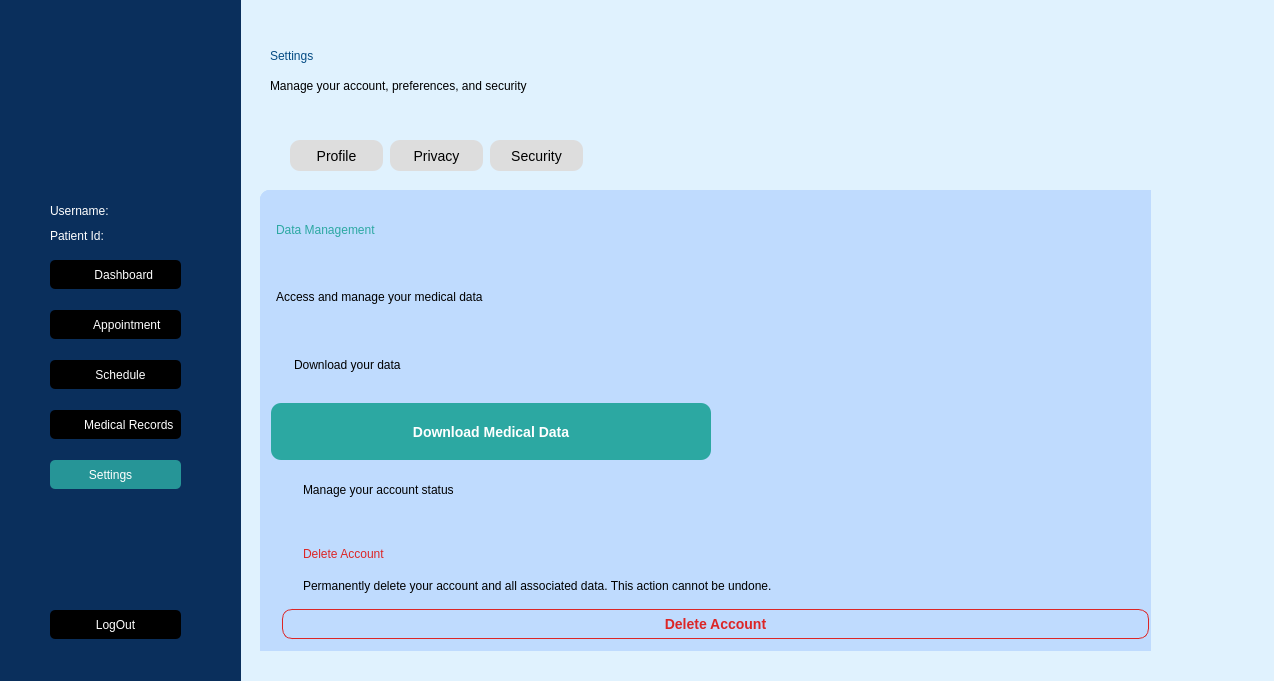
<?xml version="1.0" encoding="UTF-8"?>
<ui version="4.0">
 <class>setting</class>
 <widget class="QWidget" name="setting">
  <property name="geometry">
   <rect>
    <x>0</x>
    <y>0</y>
    <width>1274</width>
    <height>681</height>
   </rect>
  </property>
  <property name="windowTitle">
   <string>Form</string>
  </property>
  <property name="styleSheet">
   <string notr="true">#setting{
	background-color:#e0f2fe;
}</string>
  </property>
  <widget class="QFrame" name="frame">
   <property name="geometry">
    <rect>
     <x>-10</x>
     <y>-10</y>
     <width>251</width>
     <height>741</height>
    </rect>
   </property>
   <property name="styleSheet">
    <string notr="true">frame{
background-color:#0A2F5C;
}</string>
   </property>
   <property name="frameShape">
    <enum>QFrame::Shape::StyledPanel</enum>
   </property>
   <property name="frameShadow">
    <enum>QFrame::Shadow::Raised</enum>
   </property>
   <widget class="QLabel" name="profile">
    <property name="geometry">
     <rect>
      <x>70</x>
      <y>60</y>
      <width>141</width>
      <height>131</height>
     </rect>
    </property>
    <property name="styleSheet">
     <string notr="true">front{
	border-radus;20px
}</string>
    </property>
    <property name="text">
     <string/>
    </property>
    <property name="pixmap">
     <pixmap resource="image.qrc">:/image/resourse/profile.jpg</pixmap>
    </property>
   </widget>
   <widget class="QLabel" name="background">
    <property name="geometry">
     <rect>
      <x>2</x>
      <y>-1</y>
      <width>251</width>
      <height>751</height>
     </rect>
    </property>
    <property name="styleSheet">
     <string notr="true">#background{
background-color:#0A2F5C;

}</string>
    </property>
    <property name="text">
     <string/>
    </property>
   </widget>
   <widget class="QPushButton" name="Dashboard">
    <property name="geometry">
     <rect>
      <x>60</x>
      <y>270</y>
      <width>131</width>
      <height>29</height>
     </rect>
    </property>
    <property name="styleSheet">
     <string notr="true">QPushButton{
	background-color:black;
		color:#fff;
	font: 9pt &quot;Roboto&quot;;
border-radius:5px;
	
	
}</string>
    </property>
    <property name="text">
     <string>     Dashboard</string>
    </property>
   </widget>
   <widget class="QPushButton" name="Schedule">
    <property name="geometry">
     <rect>
      <x>60</x>
      <y>370</y>
      <width>131</width>
      <height>29</height>
     </rect>
    </property>
    <property name="styleSheet">
     <string notr="true">QPushButton{
	background-color:black;
		color:#fff;
	font: 9pt &quot;Roboto&quot;;
border-radius:5px;
	
	
}</string>
    </property>
    <property name="text">
     <string>   Schedule</string>
    </property>
   </widget>
   <widget class="QPushButton" name="Appointment">
    <property name="geometry">
     <rect>
      <x>60</x>
      <y>320</y>
      <width>131</width>
      <height>29</height>
     </rect>
    </property>
    <property name="styleSheet">
     <string notr="true">QPushButton{
	background-color:black;
		color:#fff;
	font: 9pt &quot;Roboto&quot;;
border-radius:5px;
	
	
}</string>
    </property>
    <property name="text">
     <string>       Appointment</string>
    </property>
   </widget>
   <widget class="QPushButton" name="Settings">
    <property name="geometry">
     <rect>
      <x>60</x>
      <y>470</y>
      <width>131</width>
      <height>29</height>
     </rect>
    </property>
    <property name="styleSheet">
     <string notr="true">

QPushButton{
	background-color:#269597;
	color:#fff;
	font: 9pt &quot;Roboto&quot;;
	border-radius:5px;
}</string>
    </property>
    <property name="text">
     <string>Settings   </string>
    </property>
   </widget>
   <widget class="QPushButton" name="Medical_records">
    <property name="geometry">
     <rect>
      <x>60</x>
      <y>420</y>
      <width>131</width>
      <height>29</height>
     </rect>
    </property>
    <property name="styleSheet">
     <string notr="true">QPushButton{
	background-color:black;
		color:#fff;
	font: 9pt &quot;Roboto&quot;;
border-radius:5px;
	
}
</string>
    </property>
    <property name="text">
     <string>        Medical Records</string>
    </property>
   </widget>
   <widget class="QPushButton" name="logOut">
    <property name="geometry">
     <rect>
      <x>60</x>
      <y>620</y>
      <width>131</width>
      <height>29</height>
     </rect>
    </property>
    <property name="styleSheet">
     <string notr="true">QPushButton{
	background-color:black;
		color:#fff;
	font: 9pt &quot;Roboto&quot;;
border-radius:5px;
	
}</string>
    </property>
    <property name="text">
     <string>LogOut</string>
    </property>
   </widget>
   <widget class="QLabel" name="label_8">
    <property name="geometry">
     <rect>
      <x>70</x>
      <y>270</y>
      <width>31</width>
      <height>31</height>
     </rect>
    </property>
    <property name="text">
     <string/>
    </property>
    <property name="pixmap">
     <pixmap resource="image.qrc">:/icon/icons/dashboard.png</pixmap>
    </property>
   </widget>
   <widget class="QLabel" name="label_9">
    <property name="geometry">
     <rect>
      <x>70</x>
      <y>320</y>
      <width>21</width>
      <height>31</height>
     </rect>
    </property>
    <property name="text">
     <string/>
    </property>
    <property name="pixmap">
     <pixmap resource="image.qrc">:/icon/icons/appointment.png</pixmap>
    </property>
   </widget>
   <widget class="QLabel" name="label_10">
    <property name="geometry">
     <rect>
      <x>70</x>
      <y>420</y>
      <width>21</width>
      <height>31</height>
     </rect>
    </property>
    <property name="text">
     <string/>
    </property>
    <property name="pixmap">
     <pixmap resource="image.qrc">:/icon/icons/medical.png</pixmap>
    </property>
   </widget>
   <widget class="QLabel" name="label_11">
    <property name="geometry">
     <rect>
      <x>69</x>
      <y>370</y>
      <width>21</width>
      <height>31</height>
     </rect>
    </property>
    <property name="text">
     <string/>
    </property>
    <property name="pixmap">
     <pixmap resource="image.qrc">:/icon/icons/schedule.png</pixmap>
    </property>
   </widget>
   <widget class="QLabel" name="label_15">
    <property name="geometry">
     <rect>
      <x>150</x>
      <y>470</y>
      <width>21</width>
      <height>31</height>
     </rect>
    </property>
    <property name="text">
     <string/>
    </property>
    <property name="pixmap">
     <pixmap resource="image.qrc">:/icon/icons/setting.png</pixmap>
    </property>
   </widget>
   <widget class="QLabel" name="label_16">
    <property name="geometry">
     <rect>
      <x>70</x>
      <y>620</y>
      <width>31</width>
      <height>31</height>
     </rect>
    </property>
    <property name="text">
     <string/>
    </property>
    <property name="pixmap">
     <pixmap resource="image.qrc">:/icon/icons/logout.png</pixmap>
    </property>
   </widget>
   <widget class="QLabel" name="usernameLabel">
    <property name="geometry">
     <rect>
      <x>60</x>
      <y>200</y>
      <width>191</width>
      <height>41</height>
     </rect>
    </property>
    <property name="styleSheet">
     <string notr="true">background-color:transparent;
color:white
;
font: 12pt &quot;Segoe UI&quot;;
	border:none;</string>
    </property>
    <property name="text">
     <string>Username:</string>
    </property>
   </widget>
   <widget class="QLabel" name="patientIdLabel">
    <property name="geometry">
     <rect>
      <x>60</x>
      <y>230</y>
      <width>171</width>
      <height>31</height>
     </rect>
    </property>
    <property name="styleSheet">
     <string notr="true">background-color:transparent;
color:white
;
font: 12pt &quot;Segoe UI&quot;;
	border:none;</string>
    </property>
    <property name="text">
     <string>Patient Id:</string>
    </property>
   </widget>
   <zorder>background</zorder>
   <zorder>profile</zorder>
   <zorder>Dashboard</zorder>
   <zorder>Schedule</zorder>
   <zorder>Appointment</zorder>
   <zorder>Settings</zorder>
   <zorder>Medical_records</zorder>
   <zorder>logOut</zorder>
   <zorder>label_8</zorder>
   <zorder>label_9</zorder>
   <zorder>label_10</zorder>
   <zorder>label_11</zorder>
   <zorder>label_15</zorder>
   <zorder>label_16</zorder>
   <zorder>usernameLabel</zorder>
   <zorder>patientIdLabel</zorder>
  </widget>
  <widget class="QStackedWidget" name="stackedWidget">
   <property name="geometry">
    <rect>
     <x>260</x>
     <y>190</y>
     <width>891</width>
     <height>461</height>
    </rect>
   </property>
   <property name="styleSheet">
    <string notr="true">
	background-color:#bfdbfe;
border-radius:10px;
</string>
   </property>
   <property name="currentIndex">
    <number>1</number>
   </property>
   <widget class="QWidget" name="Profile_2">
    <property name="styleSheet">
     <string notr="true">#Profile_2{
	background-color:rgb(255, 255, 255);


}</string>
    </property>
    <widget class="QScrollArea" name="scrollArea">
     <property name="geometry">
      <rect>
       <x>0</x>
       <y>0</y>
       <width>891</width>
       <height>461</height>
      </rect>
     </property>
     <property name="styleSheet">
      <string notr="true">
	background-color:#bfdbfe;
border-radius:10px;
</string>
     </property>
     <property name="widgetResizable">
      <bool>true</bool>
     </property>
     <widget class="QWidget" name="scrollAreaWidgetContents">
      <property name="geometry">
       <rect>
        <x>0</x>
        <y>0</y>
        <width>891</width>
        <height>461</height>
       </rect>
      </property>
      <property name="styleSheet">
       <string notr="true">QWidget{
	background-color:#bfdbfe;
	padding:2px;
	margin:8px;

}</string>
      </property>
      <layout class="QGridLayout" name="gridLayout">
       <item row="4" column="0">
        <widget class="QLabel" name="dob">
         <property name="styleSheet">
          <string notr="true">background-color:transparent;
color:black
;
font: 12pt &quot;Segoe UI&quot;;
	border:none;</string>
         </property>
         <property name="text">
          <string>Date of Birth</string>
         </property>
        </widget>
       </item>
       <item row="4" column="2" colspan="2">
        <widget class="QLabel" name="gender">
         <property name="styleSheet">
          <string notr="true">background-color:transparent;
color:black
;
font: 12pt &quot;Segoe UI&quot;;
	border:none;</string>
         </property>
         <property name="text">
          <string>Gender</string>
         </property>
        </widget>
       </item>
       <item row="3" column="0">
        <widget class="QLabel" name="email">
         <property name="styleSheet">
          <string notr="true">background-color:transparent;
color:black
;
font: 12pt &quot;Segoe UI&quot;;
	border:none;</string>
         </property>
         <property name="text">
          <string>Email Address</string>
         </property>
        </widget>
       </item>
       <item row="3" column="2" colspan="2">
        <widget class="QLabel" name="phone">
         <property name="styleSheet">
          <string notr="true">background-color:transparent;
color:black
;
font: 12pt &quot;Segoe UI&quot;;
	border:none;</string>
         </property>
         <property name="text">
          <string>Phone Number</string>
         </property>
        </widget>
       </item>
       <item row="0" column="0">
        <widget class="QLabel" name="text_2">
         <property name="sizePolicy">
          <sizepolicy hsizetype="Preferred" vsizetype="Fixed">
           <horstretch>0</horstretch>
           <verstretch>40</verstretch>
          </sizepolicy>
         </property>
         <property name="styleSheet">
          <string notr="true">#text_2{
	
	font: 800 12pt &quot;Roboto&quot;;
	background:transparent;color:black;
	
}
</string>
         </property>
         <property name="text">
          <string>PROFILE</string>
         </property>
        </widget>
       </item>
       <item row="1" column="0" colspan="2">
        <widget class="QLabel" name="fname">
         <property name="styleSheet">
          <string notr="true">background-color:transparent;
color:black
;
font: 12pt &quot;Segoe UI&quot;;
	border:none;</string>
         </property>
         <property name="text">
          <string>First Name:</string>
         </property>
        </widget>
       </item>
       <item row="1" column="2">
        <widget class="QLabel" name="lname">
         <property name="styleSheet">
          <string notr="true">background-color:transparent;
color:black
;
font: 12pt &quot;Segoe UI&quot;;
	border:none;</string>
         </property>
         <property name="text">
          <string>Last Name:</string>
         </property>
        </widget>
       </item>
       <item row="5" column="0" colspan="2">
        <widget class="QLabel" name="home">
         <property name="styleSheet">
          <string notr="true">background-color:transparent;
color:black
;
font: 12pt &quot;Segoe UI&quot;;
	border:none;</string>
         </property>
         <property name="text">
          <string>Home Address</string>
         </property>
        </widget>
       </item>
       <item row="5" column="2">
        <widget class="QLabel" name="bgroup">
         <property name="styleSheet">
          <string notr="true">background-color:transparent;
color:black
;
font: 12pt &quot;Segoe UI&quot;;
	border:none;</string>
         </property>
         <property name="text">
          <string>Blood group</string>
         </property>
        </widget>
       </item>
      </layout>
     </widget>
    </widget>
   </widget>
   <widget class="QWidget" name="Privacy_2">
    <property name="styleSheet">
     <string notr="true">background-color:#bfdbfe;</string>
    </property>
    <widget class="QScrollArea" name="scrollArea_3">
     <property name="geometry">
      <rect>
       <x>0</x>
       <y>0</y>
       <width>911</width>
       <height>471</height>
      </rect>
     </property>
     <property name="styleSheet">
      <string notr="true">
background-color:#bfdbfe;

</string>
     </property>
     <property name="widgetResizable">
      <bool>true</bool>
     </property>
     <widget class="QWidget" name="scrollAreaWidgetContents_4">
      <property name="geometry">
       <rect>
        <x>0</x>
        <y>0</y>
        <width>911</width>
        <height>471</height>
       </rect>
      </property>
      <property name="styleSheet">
       <string notr="true">QWidget{
	background-color:#bfdbfe;
	border-radius:10px;
	padding:2px;
	margin:2px;

}</string>
      </property>
      <layout class="QGridLayout" name="gridLayout_4">
       <item row="0" column="0">
        <widget class="QLabel" name="text_pass_3">
         <property name="styleSheet">
          <string notr="true">QLabel{
	
	font: 600 14pt &quot;Roboto&quot;;
	background:transparent;
color:rgb(44, 168, 162);
	
}
</string>
         </property>
         <property name="text">
          <string>Data Management</string>
         </property>
        </widget>
       </item>
       <item row="2" column="0">
        <widget class="QLabel" name="label_27">
         <property name="styleSheet">
          <string notr="true">QLabel{
	margin-left:20px;	
	font: 600 12pt &quot;Roboto&quot;;
	background:transparent;
	color:black;
}
</string>
         </property>
         <property name="text">
          <string>Download your data</string>
         </property>
        </widget>
       </item>
       <item row="4" column="0" colspan="2">
        <widget class="QWidget" name="widget_8" native="true">
         <property name="styleSheet">
          <string notr="true">QWidget{
	background-color:#bfdbfef;
	border-radius:10px;

		margin:4px;

}</string>
         </property>
         <layout class="QVBoxLayout" name="verticalLayout_6">
          <item>
           <widget class="QLabel" name="label_20">
            <property name="styleSheet">
             <string notr="true">QLabel{
	margin-left:20px;	
	font: 600 12pt &quot;Roboto&quot;;
	background:transparent;
color:black;
	
}
</string>
            </property>
            <property name="text">
             <string>Manage your account status</string>
            </property>
           </widget>
          </item>
          <item>
           <widget class="QLabel" name="label_2">
            <property name="text">
             <string/>
            </property>
           </widget>
          </item>
          <item>
           <widget class="QLabel" name="label_23">
            <property name="styleSheet">
             <string notr="true">QLabel{
	margin-left:20px;		
	font: 800 10pt &quot;Roboto&quot;;
	background:transparent;
	color:rgb(220, 38, 38);
	
}
</string>
            </property>
            <property name="text">
             <string>Delete Account</string>
            </property>
           </widget>
          </item>
          <item>
           <widget class="QLabel" name="label_24">
            <property name="styleSheet">
             <string notr="true">QLabel{
	
	font: 10pt &quot;Roboto&quot;;
	 margin-left: 20px;
color:black;
}</string>
            </property>
            <property name="text">
             <string>Permanently delete your account and all associated data. This action cannot be undone.</string>
            </property>
           </widget>
          </item>
          <item>
           <widget class="QPushButton" name="delete_2">
            <property name="sizePolicy">
             <sizepolicy hsizetype="Minimum" vsizetype="Minimum">
              <horstretch>0</horstretch>
              <verstretch>0</verstretch>
             </sizepolicy>
            </property>
            <property name="styleSheet">
             <string notr="true">QPushButton {
        background-color: #bfdbfe;
        color: 	rgb(220, 38, 38);
		border:1px solid rgb(220, 38, 38);
        border-radius: 10px;
        font-family: 'Segoe UI';
        font-size: 14px;
        font-weight: bold;
        padding: 6px 12px;
    }</string>
            </property>
            <property name="text">
             <string>Delete Account</string>
            </property>
           </widget>
          </item>
         </layout>
        </widget>
       </item>
       <item row="1" column="0">
        <widget class="QLabel" name="text_10">
         <property name="styleSheet">
          <string notr="true">QLabel{
	
	font: 300 11pt &quot;Roboto&quot;;
	background:transparent;
color:black;
	
}
</string>
         </property>
         <property name="text">
          <string>Access and manage your medical data</string>
         </property>
        </widget>
       </item>
       <item row="3" column="0">
        <widget class="QPushButton" name="download">
         <property name="sizePolicy">
          <sizepolicy hsizetype="Minimum" vsizetype="Minimum">
           <horstretch>0</horstretch>
           <verstretch>0</verstretch>
          </sizepolicy>
         </property>
         <property name="styleSheet">
          <string notr="true">QPushButton {
        background-color: #2CA8A2;
        color: white;
        border-radius: 10px;
        font-family: 'Segoe UI';
        font-size: 14px;
        font-weight: bold;
        padding: 6px 12px;
	
    }</string>
         </property>
         <property name="text">
          <string>Download Medical Data</string>
         </property>
        </widget>
       </item>
      </layout>
     </widget>
    </widget>
   </widget>
   <widget class="QWidget" name="Security_2">
    <property name="styleSheet">
     <string notr="true">background-color:#bfdbfe;</string>
    </property>
    <widget class="QLineEdit" name="confirmpass">
     <property name="geometry">
      <rect>
       <x>280</x>
       <y>190</y>
       <width>331</width>
       <height>41</height>
      </rect>
     </property>
     <property name="styleSheet">
      <string notr="true">QLineEdit{
background-color:#e0f2fe;
	 margin-left: 20px;
 	margin-right: 40px;
	border:1px  solid  #DDD;
	border-radius:8px;
	font: 9pt &quot;Roboto&quot;;
color:black;

	
}</string>
     </property>
     <property name="placeholderText">
      <string>New Password</string>
     </property>
    </widget>
    <widget class="QLineEdit" name="currentpass">
     <property name="geometry">
      <rect>
       <x>280</x>
       <y>141</y>
       <width>331</width>
       <height>41</height>
      </rect>
     </property>
     <property name="styleSheet">
      <string notr="true">QLineEdit{
background-color:#e0f2fe;
	 margin-left: 20px;
 	margin-right: 40px;
	border:1px  solid  #DDD;
	border-radius:8px;
	font: 9pt &quot;Roboto&quot;;
color:black;

	
}</string>
     </property>
     <property name="placeholderText">
      <string>Enter Your Current Password</string>
     </property>
    </widget>
    <widget class="QPushButton" name="update_password">
     <property name="geometry">
      <rect>
       <x>270</x>
       <y>300</y>
       <width>331</width>
       <height>41</height>
      </rect>
     </property>
     <property name="sizePolicy">
      <sizepolicy hsizetype="Minimum" vsizetype="Minimum">
       <horstretch>0</horstretch>
       <verstretch>0</verstretch>
      </sizepolicy>
     </property>
     <property name="styleSheet">
      <string notr="true">QPushButton {
        background-color: #2CA8A2;
        color: white;
        border-radius: 10px;
        font-family: 'Segoe UI';
        font-size: 14px;
        font-weight: bold;
        padding: 6px 12px;
    }</string>
     </property>
     <property name="text">
      <string>Update Password</string>
     </property>
    </widget>
    <widget class="QLineEdit" name="newpass">
     <property name="geometry">
      <rect>
       <x>280</x>
       <y>240</y>
       <width>331</width>
       <height>38</height>
      </rect>
     </property>
     <property name="styleSheet">
      <string notr="true">QLineEdit{
background-color:#e0f2fe;
	 margin-left: 20px;
 	margin-right: 40px;
	border:1px  solid  #DDD;
	border-radius:8px;
	font: 9pt &quot;Roboto&quot;;
color:black;

	
}</string>
     </property>
     <property name="placeholderText">
      <string>Confirm New Password</string>
     </property>
    </widget>
    <widget class="QLabel" name="label">
     <property name="geometry">
      <rect>
       <x>30</x>
       <y>10</y>
       <width>291</width>
       <height>61</height>
      </rect>
     </property>
     <property name="styleSheet">
      <string notr="true">font: 600 20pt;
color:black;
</string>
     </property>
     <property name="text">
      <string>Update Your Password</string>
     </property>
    </widget>
   </widget>
  </widget>
  <widget class="QLabel" name="settings">
   <property name="geometry">
    <rect>
     <x>270</x>
     <y>40</y>
     <width>251</width>
     <height>31</height>
    </rect>
   </property>
   <property name="styleSheet">
    <string notr="true">#settings{
	color:#044B83;
	font: 600 16pt &quot;Roboto&quot;;
	background:transparent;
	
}
</string>
   </property>
   <property name="text">
    <string>Settings</string>
   </property>
  </widget>
  <widget class="QLabel" name="text">
   <property name="geometry">
    <rect>
     <x>270</x>
     <y>70</y>
     <width>571</width>
     <height>31</height>
    </rect>
   </property>
   <property name="styleSheet">
    <string notr="true">#text{
	
	font: 600 12pt &quot;Roboto&quot;;
	background:transparent;
color:black;
	
}
</string>
   </property>
   <property name="text">
    <string>Manage your account, preferences, and security</string>
   </property>
  </widget>
  <widget class="QLabel" name="background_color">
   <property name="geometry">
    <rect>
     <x>270</x>
     <y>130</y>
     <width>331</width>
     <height>51</height>
    </rect>
   </property>
   <property name="styleSheet">
    <string notr="true">QLabel{
	background-color:#e0f2fef;
	border-radius:20%;
	padding:4px;
}</string>
   </property>
   <property name="text">
    <string/>
   </property>
  </widget>
  <widget class="QPushButton" name="Profile">
   <property name="geometry">
    <rect>
     <x>290</x>
     <y>140</y>
     <width>93</width>
     <height>31</height>
    </rect>
   </property>
   <property name="styleSheet">
    <string notr="true">  QPushButton {
        background-color: #DDDDDD;
        color: black;
        border-radius: 10px;
        font-family: 'Segoe UI';
        font-size: 14px;
        font-weight: normal;
        padding: 6px 12px;
    }</string>
   </property>
   <property name="text">
    <string>Profile</string>
   </property>
  </widget>
  <widget class="QPushButton" name="Security">
   <property name="geometry">
    <rect>
     <x>490</x>
     <y>140</y>
     <width>93</width>
     <height>31</height>
    </rect>
   </property>
   <property name="styleSheet">
    <string notr="true">  QPushButton {
        background-color: #DDDDDD;
        color: black;
        border-radius: 10px;
        font-family: 'Segoe UI';
        font-size: 14px;
        font-weight: normal;
        padding: 6px 12px;
    }</string>
   </property>
   <property name="text">
    <string>Security</string>
   </property>
  </widget>
  <widget class="QPushButton" name="Privacy">
   <property name="geometry">
    <rect>
     <x>390</x>
     <y>140</y>
     <width>93</width>
     <height>31</height>
    </rect>
   </property>
   <property name="styleSheet">
    <string notr="true">  QPushButton {
        background-color: #DDDDDD;
        color: black;
        border-radius: 10px;
        font-family: 'Segoe UI';
        font-size: 14px;
        font-weight: normal;
        padding: 6px 12px;
    }</string>
   </property>
   <property name="text">
    <string>Privacy</string>
   </property>
  </widget>
 </widget>
 <resources>
  <include location="image.qrc"/>
 </resources>
 <connections/>
</ui>
